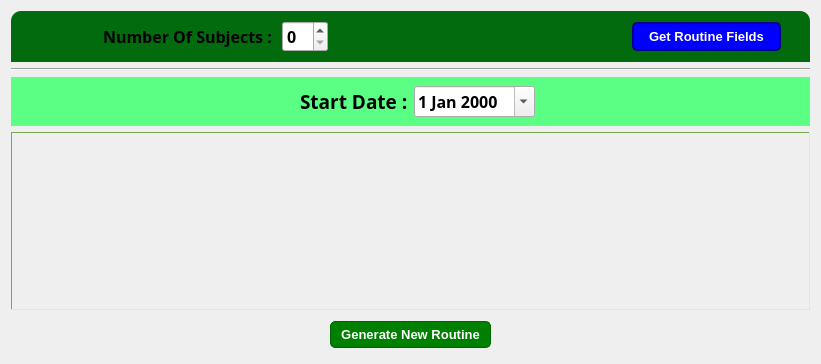
<?xml version="1.0" encoding="UTF-8"?>
<ui version="4.0">
 <class>Form</class>
 <widget class="QWidget" name="Form">
  <property name="geometry">
   <rect>
    <x>0</x>
    <y>0</y>
    <width>821</width>
    <height>364</height>
   </rect>
  </property>
  <property name="windowTitle">
   <string>Form</string>
  </property>
  <layout class="QVBoxLayout" name="verticalLayout">
   <item>
    <widget class="QFrame" name="frame">
     <property name="styleSheet">
      <string notr="true">#frame {
    background-color: rgb(1, 107, 13);
	border-top-left-radius: 10px;
    border-top-right-radius: 10px;
}</string>
     </property>
     <layout class="QHBoxLayout" name="horizontalLayout">
      <item alignment="Qt::AlignmentFlag::AlignRight">
       <widget class="QLabel" name="label">
        <property name="font">
         <font>
          <family>Cascadia Code SemiBold</family>
          <pointsize>12</pointsize>
          <bold>true</bold>
         </font>
        </property>
        <property name="text">
         <string>Number Of Subjects : </string>
        </property>
       </widget>
      </item>
      <item alignment="Qt::AlignmentFlag::AlignLeft">
       <widget class="QSpinBox" name="spinBox">
        <property name="font">
         <font>
          <family>Cascadia Code SemiBold</family>
          <pointsize>12</pointsize>
          <bold>true</bold>
         </font>
        </property>
        <property name="wrapping">
         <bool>false</bool>
        </property>
        <property name="showGroupSeparator" stdset="0">
         <bool>false</bool>
        </property>
       </widget>
      </item>
      <item alignment="Qt::AlignmentFlag::AlignRight">
       <widget class="QPushButton" name="pushButton">
        <property name="font">
         <font>
          <family>Arial</family>
          <pointsize>10</pointsize>
          <bold>true</bold>
         </font>
        </property>
        <property name="styleSheet">
         <string notr="true">#frame QPushButton {
    background-color: blue;
    color: white;
    border: 2px solid darkblue;
    border-radius: 5px;
    padding: 5px 15px;
	margin: 2px 20px;
}

#frame QPushButton:hover {
    background-color: lightblue;
    color: black;
    border-color: blue;
}

#frame QPushButton:pressed {
    background-color: darkblue;
    border-color: darkblue;
}
</string>
        </property>
        <property name="text">
         <string>Get Routine Fields</string>
        </property>
       </widget>
      </item>
     </layout>
    </widget>
   </item>
   <item>
    <widget class="Line" name="line">
     <property name="orientation">
      <enum>Qt::Orientation::Horizontal</enum>
     </property>
    </widget>
   </item>
   <item>
    <widget class="QFrame" name="frame_2">
     <property name="styleSheet">
      <string notr="true">QFrame {
    background-color: rgb(90, 255, 131); 
	margin:0px;
}</string>
     </property>
     <layout class="QHBoxLayout" name="horizontalLayout_2">
      <item alignment="Qt::AlignmentFlag::AlignRight">
       <widget class="QLabel" name="label_2">
        <property name="font">
         <font>
          <family>Cascadia Code SemiBold</family>
          <pointsize>14</pointsize>
          <bold>true</bold>
         </font>
        </property>
        <property name="text">
         <string>Start Date :</string>
        </property>
        <property name="margin">
         <number>2</number>
        </property>
        <property name="indent">
         <number>10</number>
        </property>
       </widget>
      </item>
      <item alignment="Qt::AlignmentFlag::AlignLeft">
       <widget class="QDateEdit" name="dateEdit">
        <property name="font">
         <font>
          <family>Cascadia Code SemiBold</family>
          <pointsize>12</pointsize>
          <bold>true</bold>
         </font>
        </property>
        <property name="calendarPopup">
         <bool>true</bool>
        </property>
       </widget>
      </item>
     </layout>
    </widget>
   </item>
   <item>
    <widget class="QScrollArea" name="scrollArea">
     <property name="toolTipDuration">
      <number>-1</number>
     </property>
     <property name="styleSheet">
      <string notr="true">QScrollArea {
    background-color: rgb(174, 255, 120); 
	margin:0px;
}</string>
     </property>
     <property name="frameShape">
      <enum>QFrame::Shape::Box</enum>
     </property>
     <property name="widgetResizable">
      <bool>true</bool>
     </property>
     <widget class="QWidget" name="scrollAreaWidgetContents">
      <property name="geometry">
       <rect>
        <x>0</x>
        <y>0</y>
        <width>801</width>
        <height>184</height>
       </rect>
      </property>
     </widget>
    </widget>
   </item>
   <item alignment="Qt::AlignmentFlag::AlignHCenter">
    <widget class="QPushButton" name="pushButton_2">
     <property name="font">
      <font>
       <family>Arial</family>
       <pointsize>10</pointsize>
       <bold>true</bold>
      </font>
     </property>
     <property name="styleSheet">
      <string notr="true">QPushButton {
    background-color: green;
    border: 1px solid darkgreen;
    color: white;
    padding: 5px 10px;
    border-radius: 5px;
    margin: 5px;
}

QPushButton:hover {
    background-color: lightyellow;
    color: green;
    border: 1px solid darkgreen;
}

QPushButton:pressed {
    background-color: lightgreen;
    border: 1px solid darkgreen;
}
</string>
     </property>
     <property name="text">
      <string>Generate New Routine</string>
     </property>
    </widget>
   </item>
  </layout>
 </widget>
 <resources/>
 <connections/>
</ui>
